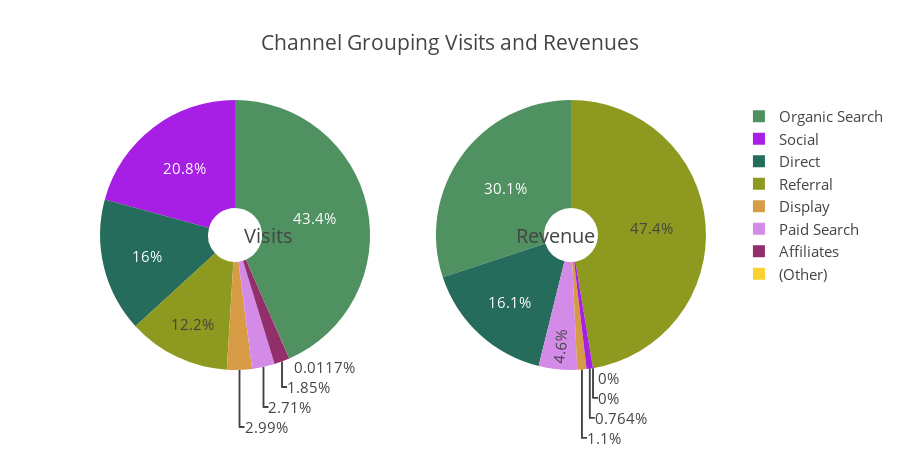

The cell this chart's notebook holds for it:
### Markdown cell above
## Seeing again Channel Grouping more specified

### Code cell
PieChart("channelGrouping", "Channel Grouping Visits and Revenues")

### Figure 1 — Plotly figure (JSON) as saved in the notebook; plotly's stock layout.template omitted (floating-point values rounded to 4 significant figures)
{"data": [{"domain": {"x": [0, 0.48]}, "hole": 0.2, "hoverinfo": "label+percent+name", "labels": ["Organic Search", "Social", "Direct", "Referral", "Display", "Paid Search", "Affiliates", "(Other)"], "marker": {"colors": ["#4F9160", "#A71EE4", "#256C5C", "#8D9A1F", "#D89B45", "#D48AE7", "#922E69", "#FAD231", "#2C515B", "#FDA763", "#B5668F", "#3E15E2", "#B957DE", "#0A7C0B", "#9581C7"]}, "name": "% Acesses", "showlegend": true, "type": "pie", "uid": "8c0cfaf2-da54-48ba-80e8-5e11246349c9", "values": [37118, 17751, 13717, 10457, 2560, 2317, 1580, 10]}, {"domain": {"x": [0.52, 1]}, "hole": 0.2, "hoverinfo": "label+percent+name", "labels": ["Referral", "Organic Search", "Direct", "Paid Search", "Display", "Social", "(Other)", "Affiliates"], "name": "% Revenue", "showlegend": false, "type": "pie", "uid": "84b59a4f-84a3-44e7-a0e2-c349cdd28a50", "values": [7493.0, 4756.0, 2541.0, 726.7, 174.5, 120.8, 0, 0]}], "layout": {"annotations": [{"font": {"size": 20}, "showarrow": false, "text": "Visits", "x": 0.25, "y": 0.5}, {"font": {"size": 20}, "showarrow": false, "text": "Revenue", "x": 0.8, "y": 0.5}], "font": {"size": 15}, "height": 450, "title": {"text": "Channel Grouping Visits and Revenues"}}}
